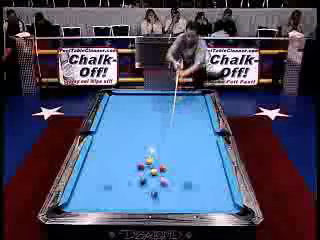
#> input picture 11/billiards04.bmp, 320 x 240 px
$ python 11-2.py
#> lines starting #> are read from the running program, lines starting #| are printed output that depends on the picture; after the words box and inside, x2 and y2 are one past the last pixel; in counts of white or black regions, pixels touching at a corner belong together
import cv2
import os
import numpy as np


def drawOptFlow(img, flow, step=16, dispsc=10):
    cimg    = img.copy()
    ###  Get the height h and width w from img  ###
    h, w, ch = img.shape
    y, x    = np.mgrid[step/2:h:step, step/2:w:step].reshape(2,-1).astype(int)
    dx, dy  = flow[y,x].T * dispsc
    ###  Calculate a length of optical flow vector and store it to dist  ###
    dist = np.sqrt(dx ** 2 + dy ** 2)
    # print(dist)

    idx     = np.where(3 < dist)
    x, y    = x[idx], y[idx]
    dx, dy  = dx[idx], dy[idx]
    lines = np.vstack([x, y, x+dx, y+dy]).T.reshape(-1, 2, 2)
    lines = lines.astype(np.int32)

    cv2.polylines(cimg, lines, False, (0, 0, 255), 1)
    return cimg

frame1 = cv2.imread(os.path.dirname(os.path.abspath(__file__))+"/billiards04.bmp", cv2.IMREAD_COLOR)
#> frame1 is the input picture: shape (240, 320, 3); mean B, G, R 102.1, 78.8, 75
frame2 = cv2.imread(os.path.dirname(os.path.abspath(__file__))+"/billiards05.bmp", cv2.IMREAD_COLOR)
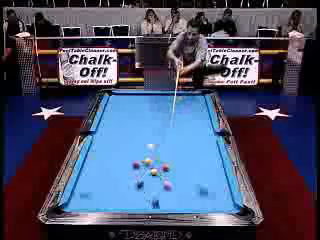
#> input picture 11/billiards05.bmp, 320 x 240 px
#> frame2 is the input picture: shape (240, 320, 3); mean B, G, R 101.8, 78.6, 74.8
prev_frame = cv2.cvtColor(frame1,cv2.COLOR_BGR2GRAY)
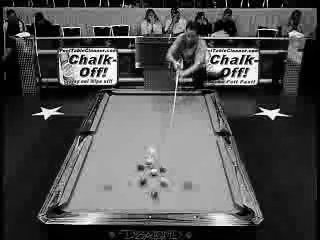
#> prev_frame: shape (240, 320); min 0, max 255, mean 80.3
next_frame = cv2.cvtColor(frame2,cv2.COLOR_BGR2GRAY)
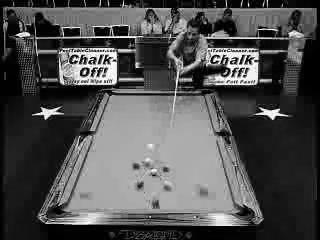
#> next_frame: shape (240, 320); min 0, max 255, mean 80.1

flow = cv2.calcOpticalFlowFarneback(prev_frame, next_frame, None, 0.5, 3, 15, 3, 5, 1.2, 0)
###  Call drawOptFlow in specifying step=10 and substitute the results into rgb2  ###
rgb2 = drawOptFlow(frame2, flow, step=10, dispsc=10)
#> in drawOptFlow, `dx, dy  = flow[y,x].T * dispsc`: dx = 768 values, max 35.56 at index 593, min -45.31 at index 525, mean -0.121; dy = 768 values, max 82.68 at index 623, min -57.16 at index 244, mean -0.44
#> in drawOptFlow, `dist = np.sqrt(dx ** 2 + dy ** 2)`: dist = 768 values, max 83.34 at index 623, min 6.29e-13 at index 255, mean 3.06
#> in drawOptFlow, `x, y    = x[idx], y[idx]`: x = 100 values, max 225 at index 26, min 75 at index 81, mean 167.1; y = 100 values from 15 to 215
#> in drawOptFlow, `dx, dy  = dx[idx], dy[idx]`: dx = 100 values, max 35.56 at index 76, min -45.31 at index 54, mean -0.862; dy = 100 values, max 82.68 at index 88, min -57.16 at index 31, mean -3.42
#> in drawOptFlow, `cv2.polylines(cimg, lines, False, (0, 0, 255), 1)`:
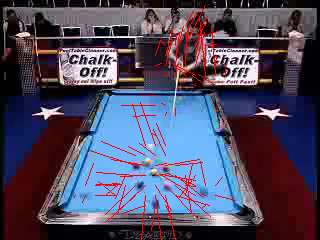
#> cimg: shape (240, 320, 3); 2.62% of pixels changed, all inside (x1, y1, x2, y2) = (74, 5, 236, 240)

cv2.imshow('frame2',rgb2)
k = cv2.waitKey(0)
#> (key q is pressed here)
if k == ord('q'):
    # cv2.imwrite(os.path.dirname(os.path.abspath(__file__))+"/opticalhsv.png",rgb2)
    cv2.destroyAllWindows()
